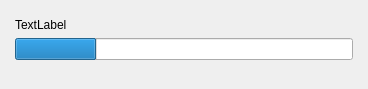
<?xml version="1.0" encoding="UTF-8"?>
<ui version="4.0">
 <class>LoadingDialogWidget</class>
 <widget class="QDialog" name="LoadingDialogWidget">
  <property name="geometry">
   <rect>
    <x>0</x>
    <y>0</y>
    <width>368</width>
    <height>89</height>
   </rect>
  </property>
  <property name="minimumSize">
   <size>
    <width>368</width>
    <height>89</height>
   </size>
  </property>
  <property name="maximumSize">
   <size>
    <width>368</width>
    <height>89</height>
   </size>
  </property>
  <property name="windowTitle">
   <string>Dialog</string>
  </property>
  <property name="modal">
   <bool>false</bool>
  </property>
  <layout class="QVBoxLayout" name="verticalLayout">
   <property name="spacing">
    <number>5</number>
   </property>
   <property name="leftMargin">
    <number>5</number>
   </property>
   <property name="topMargin">
    <number>5</number>
   </property>
   <property name="rightMargin">
    <number>5</number>
   </property>
   <property name="bottomMargin">
    <number>5</number>
   </property>
   <item>
    <widget class="QWidget" name="container" native="true">
     <layout class="QVBoxLayout" name="verticalLayout_2">
      <property name="leftMargin">
       <number>10</number>
      </property>
      <property name="topMargin">
       <number>10</number>
      </property>
      <property name="rightMargin">
       <number>10</number>
      </property>
      <property name="bottomMargin">
       <number>10</number>
      </property>
      <item>
       <spacer name="verticalSpacer_2">
        <property name="orientation">
         <enum>Qt::Vertical</enum>
        </property>
        <property name="sizeHint" stdset="0">
         <size>
          <width>20</width>
          <height>40</height>
         </size>
        </property>
       </spacer>
      </item>
      <item>
       <widget class="QLabel" name="label_2">
        <property name="sizePolicy">
         <sizepolicy hsizetype="Preferred" vsizetype="Expanding">
          <horstretch>0</horstretch>
          <verstretch>0</verstretch>
         </sizepolicy>
        </property>
        <property name="text">
         <string>TextLabel</string>
        </property>
       </widget>
      </item>
      <item>
       <widget class="QProgressBar" name="progressBar">
        <property name="styleSheet">
         <string notr="true"/>
        </property>
        <property name="value">
         <number>24</number>
        </property>
        <property name="textVisible">
         <bool>false</bool>
        </property>
       </widget>
      </item>
      <item>
       <spacer name="verticalSpacer">
        <property name="orientation">
         <enum>Qt::Vertical</enum>
        </property>
        <property name="sizeHint" stdset="0">
         <size>
          <width>20</width>
          <height>50</height>
         </size>
        </property>
       </spacer>
      </item>
     </layout>
    </widget>
   </item>
  </layout>
 </widget>
 <resources/>
 <connections/>
</ui>
